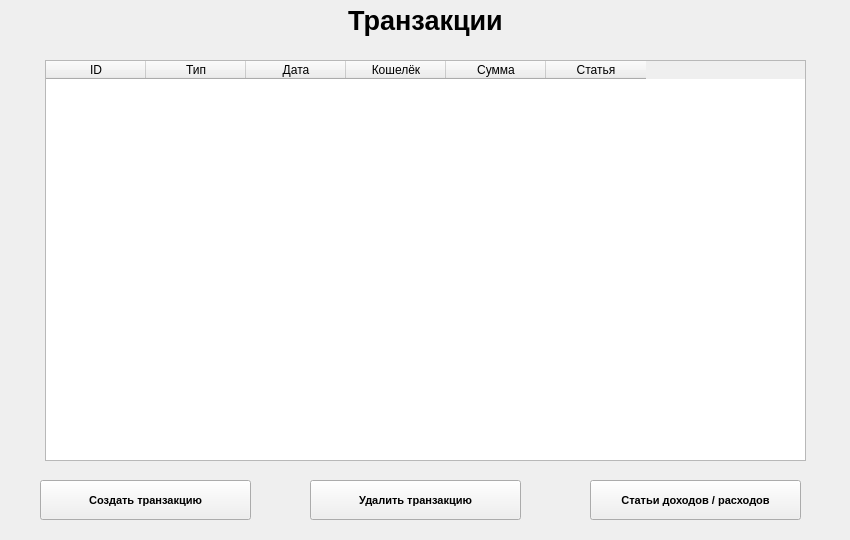
<?xml version="1.0" encoding="UTF-8"?>
<ui version="4.0">
 <class>transactions_window</class>
 <widget class="QMainWindow" name="transactions_window">
  <property name="geometry">
   <rect>
    <x>0</x>
    <y>0</y>
    <width>850</width>
    <height>540</height>
   </rect>
  </property>
  <property name="minimumSize">
   <size>
    <width>850</width>
    <height>540</height>
   </size>
  </property>
  <property name="maximumSize">
   <size>
    <width>850</width>
    <height>540</height>
   </size>
  </property>
  <property name="windowTitle">
   <string>MainWindow</string>
  </property>
  <widget class="QWidget" name="centralwidget">
   <widget class="QLabel" name="transactions_label">
    <property name="geometry">
     <rect>
      <x>0</x>
      <y>0</y>
      <width>851</width>
      <height>40</height>
     </rect>
    </property>
    <property name="font">
     <font>
      <pointsize>20</pointsize>
      <weight>75</weight>
      <bold>true</bold>
     </font>
    </property>
    <property name="text">
     <string>Транзакции</string>
    </property>
    <property name="alignment">
     <set>Qt::AlignCenter</set>
    </property>
   </widget>
   <widget class="QPushButton" name="create_transaction_button">
    <property name="geometry">
     <rect>
      <x>40</x>
      <y>480</y>
      <width>211</width>
      <height>40</height>
     </rect>
    </property>
    <property name="font">
     <font>
      <pointsize>8</pointsize>
      <weight>75</weight>
      <bold>true</bold>
      <kerning>true</kerning>
     </font>
    </property>
    <property name="text">
     <string>Создать транзакцию</string>
    </property>
   </widget>
   <widget class="QPushButton" name="delete_transaction_button">
    <property name="geometry">
     <rect>
      <x>310</x>
      <y>480</y>
      <width>211</width>
      <height>40</height>
     </rect>
    </property>
    <property name="font">
     <font>
      <pointsize>8</pointsize>
      <weight>75</weight>
      <bold>true</bold>
      <kerning>true</kerning>
     </font>
    </property>
    <property name="text">
     <string>Удалить транзакцию</string>
    </property>
   </widget>
   <widget class="QPushButton" name="items_button">
    <property name="geometry">
     <rect>
      <x>590</x>
      <y>480</y>
      <width>211</width>
      <height>40</height>
     </rect>
    </property>
    <property name="font">
     <font>
      <pointsize>8</pointsize>
      <weight>75</weight>
      <bold>true</bold>
      <kerning>true</kerning>
     </font>
    </property>
    <property name="text">
     <string>Статьи доходов / расходов</string>
    </property>
   </widget>
   <widget class="QTableWidget" name="transactions_list_table_widget">
    <property name="geometry">
     <rect>
      <x>45</x>
      <y>60</y>
      <width>761</width>
      <height>401</height>
     </rect>
    </property>
    <column>
     <property name="text">
      <string>ID</string>
     </property>
    </column>
    <column>
     <property name="text">
      <string>Тип</string>
     </property>
    </column>
    <column>
     <property name="text">
      <string>Дата</string>
     </property>
    </column>
    <column>
     <property name="text">
      <string>Кошелёк</string>
     </property>
    </column>
    <column>
     <property name="text">
      <string>Сумма</string>
     </property>
    </column>
    <column>
     <property name="text">
      <string>Статья</string>
     </property>
    </column>
   </widget>
  </widget>
 </widget>
 <resources/>
 <connections/>
</ui>
